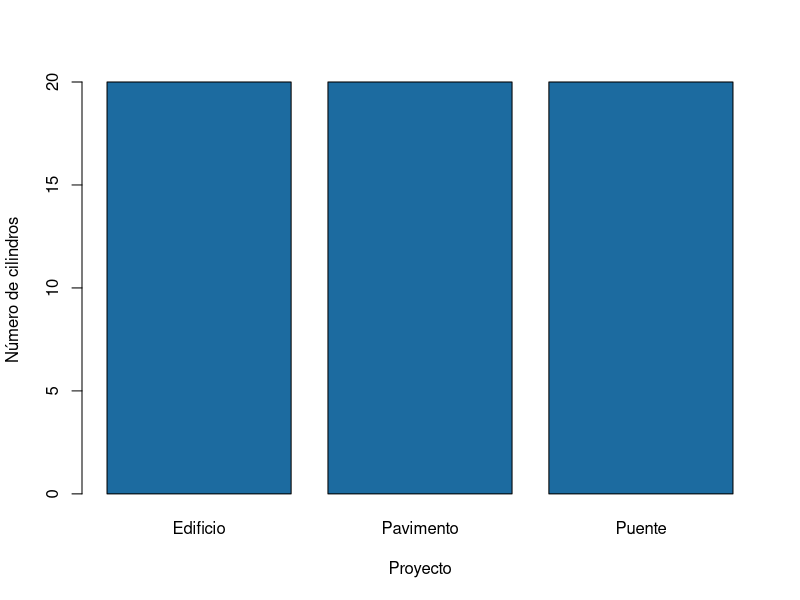
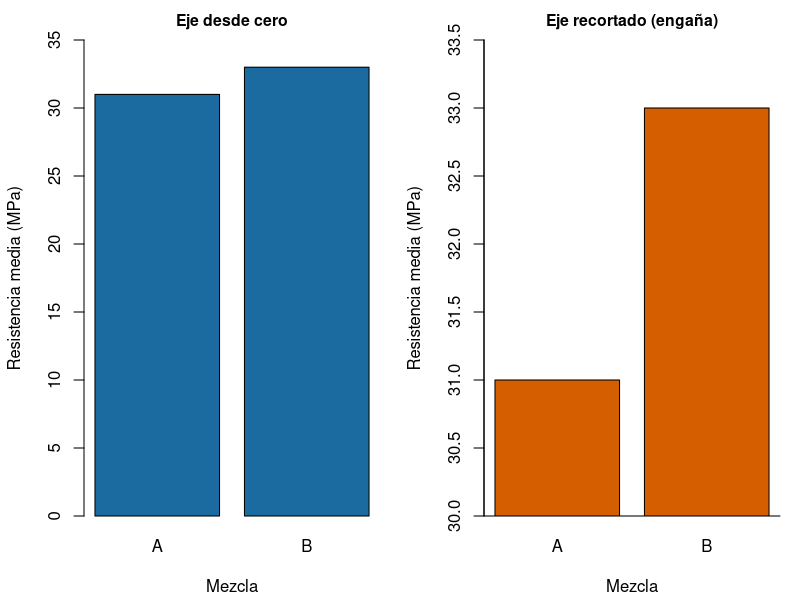
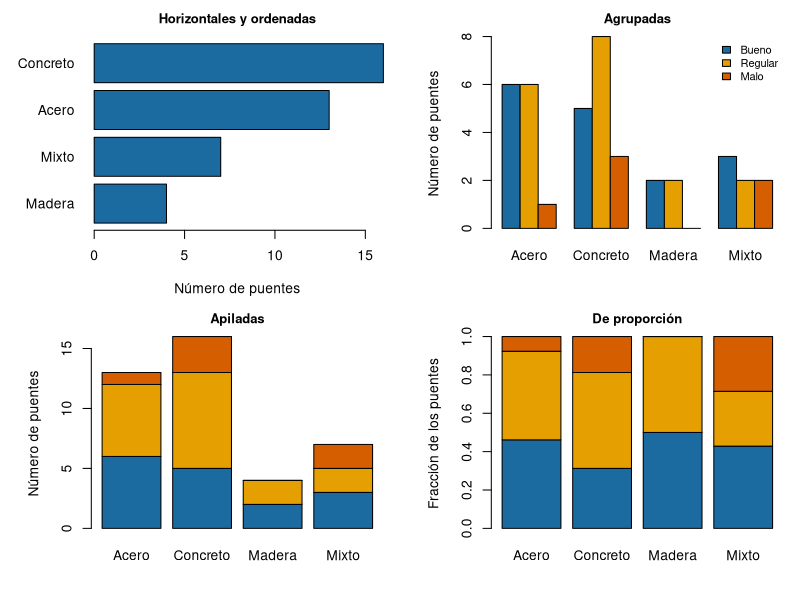
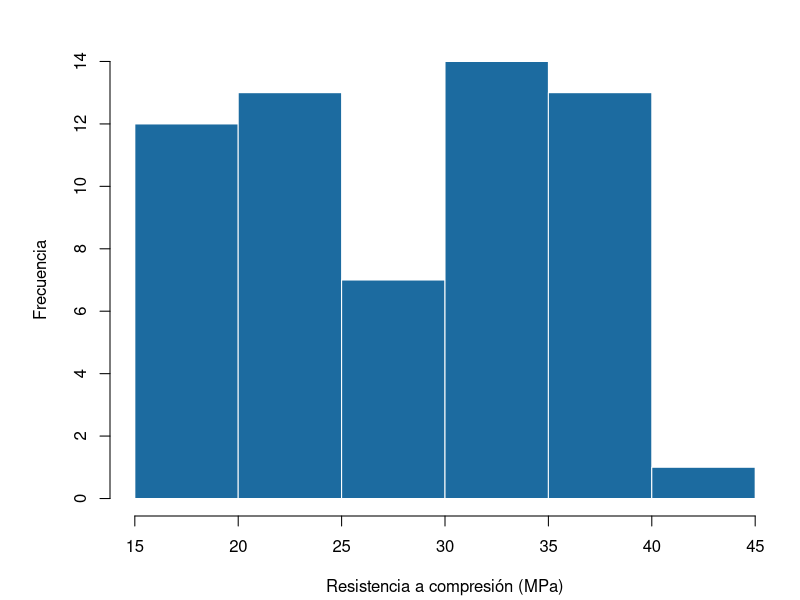
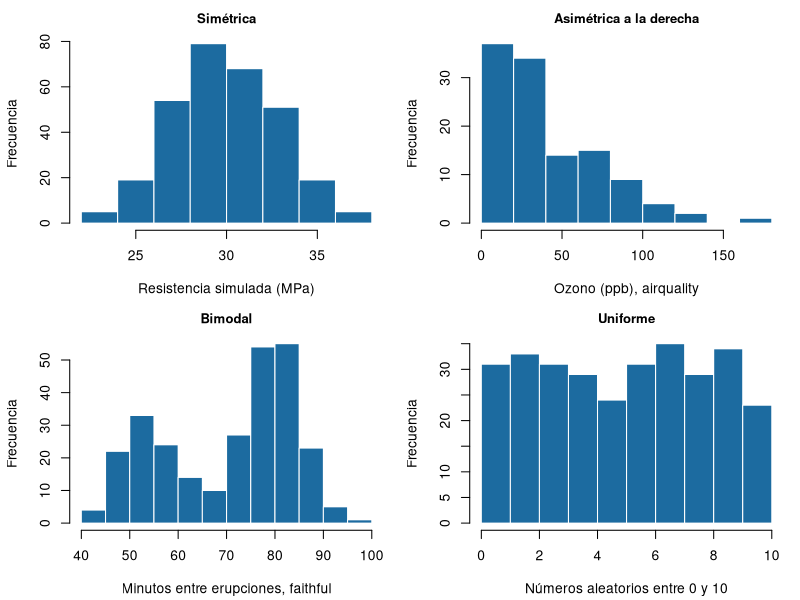
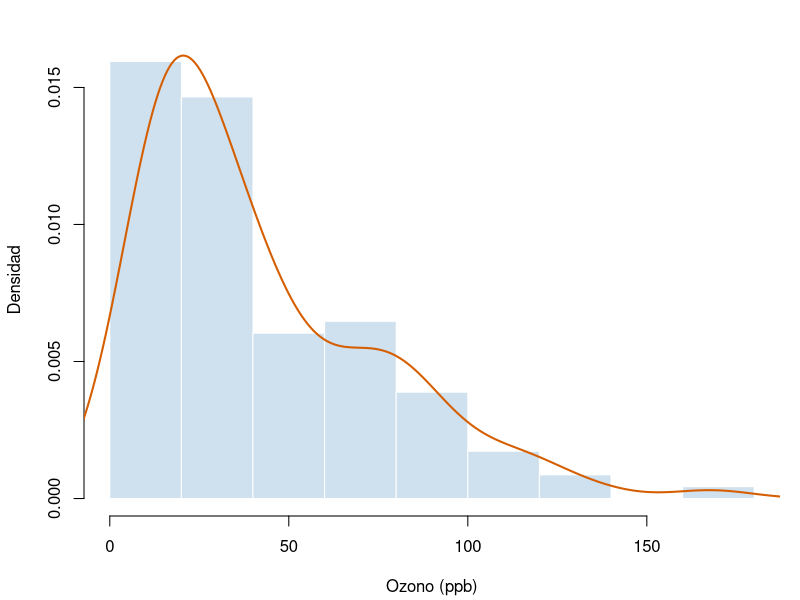
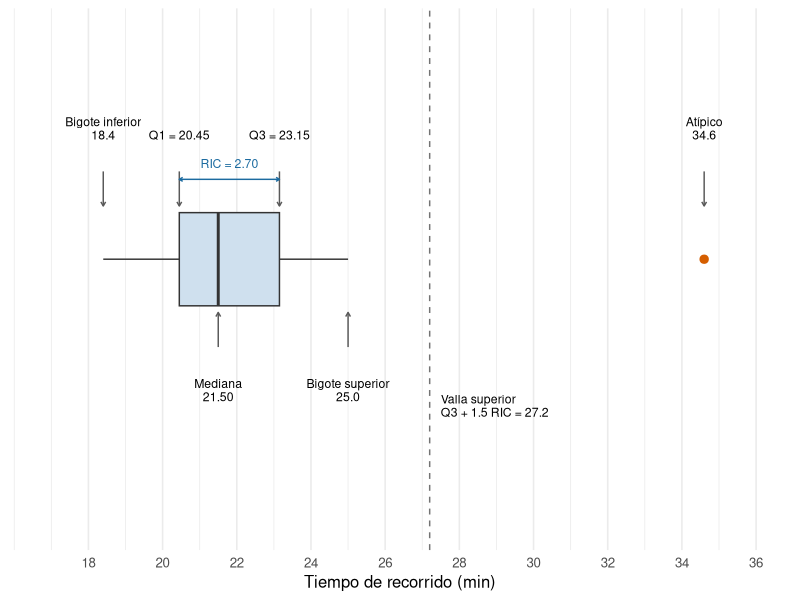
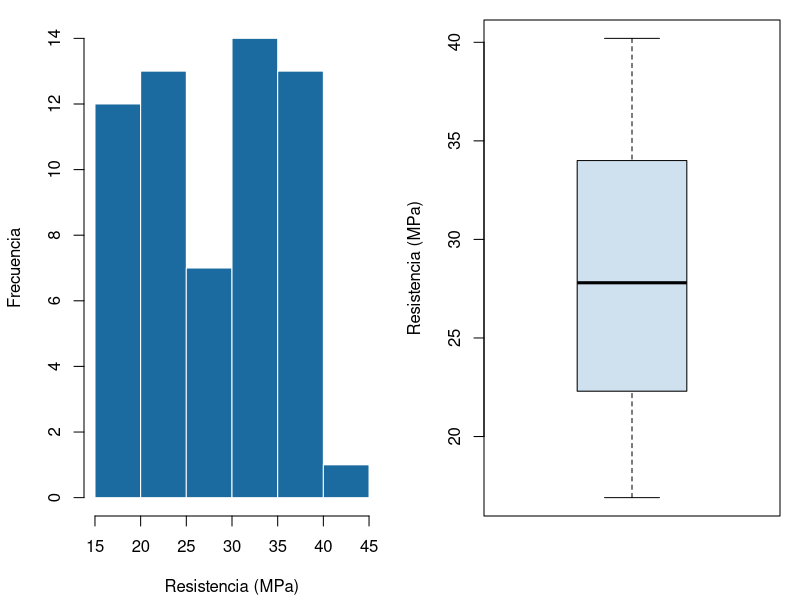

Generate these figures, in order, with R:
## ---- chunk 1
#| echo: false
ensayos <- read.csv("datos/ensayos_concreto_hipoteticos.csv")
transito <- read.csv("datos/transito_horario_hipotetico.csv")
## ---- chunk 2
#| label: tbl-graf-elegir
#| tbl-cap: "Gráfico recomendado según el tipo de variable."
#| echo: false

library(kableExtra)
data.frame(
  variables = c("Una categórica", "Una numérica", "Una numérica según una categórica",
                "Dos numéricas", "Una numérica en el tiempo"),
  pregunta = c("¿Cuántos hay de cada categoría?", "¿Cómo se distribuyen los valores?",
               "¿Cambian los valores entre grupos?", "¿Se relacionan las dos variables?",
               "¿Cómo cambia la variable con el tiempo?"),
  grafico = c("Barras", "Histograma, caja", "Cajas, puntos por grupo", "Dispersión", "Líneas"),
  ejemplo = c("Cilindros por proyecto", "Resistencia de los cilindros",
              "Resistencia por proyecto", "Asentamiento y resistencia", "Vehículos por hora")
) %>%
  kbl(col.names = c("Variables", "Pregunta", "Gráfico", "Ejemplo"), align = "llll") %>%
  kable_styling(full_width = FALSE, bootstrap_options = c("hover", "condensed"))
## ---- chunk 3
#| label: fig-graf-barras-base
#| fig-cap: "Número de cilindros por proyecto, con `barplot()`."
#| fig-alt: "Gráfico de barras con tres barras de igual altura, una por proyecto"

conteo <- table(ensayos$proyecto)
barplot(conteo, col = "#1C6BA0",
        xlab = "Proyecto", ylab = "Número de cilindros")
## ---- chunk 4
#| label: fig-graf-barras-eje
#| fig-cap: "Eje desde cero y eje recortado."
#| fig-alt: "A la izquierda dos barras de altura casi igual, 31 y 33 MPa, con el eje desde cero; a la derecha las mismas barras con el eje desde 30, donde una parece el triple de la otra"
#| echo: false
#| fig-height: 3.4

medias <- c(A = 31.0, B = 33.0)
par(mfrow = c(1, 2), mar = c(4.2, 4.2, 2, 1))
barplot(medias, col = "#1C6BA0", ylim = c(0, 35), main = "Eje desde cero",
        xlab = "Mezcla", ylab = "Resistencia media (MPa)", cex.main = 0.95)
barplot(medias, col = "#D55E00", ylim = c(30, 33.5), xpd = FALSE, main = "Eje recortado (engaña)",
        xlab = "Mezcla", ylab = "Resistencia media (MPa)", cex.main = 0.95)
box(bty = "l")
par(mfrow = c(1, 1))
## ---- chunk 5
#| label: fig-graf-barras-variantes
#| fig-cap: "Variantes del gráfico de barras."
#| fig-alt: "Cuatro paneles: barras horizontales ordenadas por número de puentes, barras agrupadas por estado, barras apiladas y barras apiladas al 100 por ciento"
#| echo: false
#| fig-height: 6
#| fig-width: 9
#| out-width: "95%"

puentes <- read.csv("datos/inspeccion_puentes_hipotetica.csv")
puentes$estado <- factor(puentes$estado, levels = c("Bueno", "Regular", "Malo"))
tab <- table(puentes$estado, puentes$material)
colores <- c("#1C6BA0", "#E69F00", "#D55E00")
par(mfrow = c(2, 2), mar = c(4.2, 5.5, 2.2, 1))
barplot(sort(table(puentes$material)), horiz = TRUE, las = 1, col = "#1C6BA0",
        main = "Horizontales y ordenadas", xlab = "Número de puentes", cex.main = 0.95)
barplot(tab, beside = TRUE, col = colores, main = "Agrupadas", ylab = "Número de puentes",
        legend.text = TRUE, args.legend = list(x = "topright", bty = "n", cex = 0.8), cex.main = 0.95)
barplot(tab, col = colores, main = "Apiladas", ylab = "Número de puentes", cex.main = 0.95)
barplot(prop.table(tab, margin = 2), col = colores, main = "De proporción",
        ylab = "Fracción de los puentes", cex.main = 0.95)
par(mfrow = c(1, 1))
## ---- chunk 6
#| label: fig-graf-hist-base
#| fig-cap: "Histograma con `hist()`."
#| fig-alt: "Histograma con dos grupos de barras, uno alrededor de 20 MPa y otro alrededor de 35 MPa"

hist(ensayos$resistencia_mpa, col = "#1C6BA0", border = "white",
     main = "", xlab = "Resistencia a compresión (MPa)", ylab = "Frecuencia")
## ---- chunk 7
#| label: fig-graf-hist-formas
#| fig-cap: "Formas frecuentes de un histograma."
#| fig-alt: "Cuatro histogramas: uno simétrico en forma de campana, uno con cola larga a la derecha, uno con dos montañas separadas y uno plano"
#| echo: false
#| fig-height: 5.6
#| fig-width: 9
#| out-width: "95%"

set.seed(4)
par(mfrow = c(2, 2), mar = c(4.2, 4.2, 2.2, 1))
hist(rnorm(300, mean = 30, sd = 3), col = "#1C6BA0", border = "white", main = "Simétrica",
     xlab = "Resistencia simulada (MPa)", ylab = "Frecuencia", cex.main = 0.95)
hist(airquality$Ozone, col = "#1C6BA0", border = "white", main = "Asimétrica a la derecha",
     xlab = "Ozono (ppb), airquality", ylab = "Frecuencia", cex.main = 0.95)
hist(faithful$waiting, breaks = 15, col = "#1C6BA0", border = "white", main = "Bimodal",
     xlab = "Minutos entre erupciones, faithful", ylab = "Frecuencia", cex.main = 0.95)
hist(runif(300, 0, 10), breaks = 10, col = "#1C6BA0", border = "white", main = "Uniforme",
     xlab = "Números aleatorios entre 0 y 10", ylab = "Frecuencia", cex.main = 0.95)
par(mfrow = c(1, 1))
## ---- chunk 8
#| label: fig-graf-hist-densidad
#| fig-cap: "Histograma de densidad del ozono."
#| fig-alt: "Histograma con cola larga a la derecha y una curva suave naranja que sigue la forma de las barras"

ozono <- na.omit(airquality$Ozone)
hist(ozono, freq = FALSE, col = "#cfe0ee", border = "white", main = "",
     xlab = "Ozono (ppb)", ylab = "Densidad")
lines(density(ozono), col = "#D55E00", lwd = 2)
## ---- chunk 9
#| label: fig-graf-caja-partes
#| fig-cap: "Partes de un diagrama de caja."
#| fig-alt: "Diagrama de caja horizontal con flechas que señalan el bigote inferior en 18.4, el primer cuartil en 20.45, la mediana en 21.5, el tercer cuartil en 23.15, el bigote superior en 25.0, la valla superior en 27.2 y un punto atípico en 34.6 minutos"
#| echo: false
#| fig-height: 3.4

library(ggplot2)
tiempo <- c(18.4, 19.1, 19.8, 20.3, 20.6, 21.0, 21.2, 21.5, 21.9, 22.4,
            22.8, 23.5, 24.1, 25.0, 34.6)
q <- quantile(tiempo, c(0.25, 0.5, 0.75))
ric <- unname(q[3] - q[1])
valla_sup <- unname(q[3] + 1.5 * ric)
marcas <- data.frame(
  x = c(18.4, q[1], q[2], q[3], 25.0, 34.6),
  y = c(1.45, 1.45, 0.55, 1.45, 0.55, 1.45),
  texto = c("Bigote inferior\n18.4", "Q1 = 20.45", "Mediana\n21.50", "Q3 = 23.15",
            "Bigote superior\n25.0", "Atípico\n34.6")
)
ggplot(data.frame(tiempo), aes(x = tiempo, y = 1)) +
  geom_boxplot(width = 0.35, fill = "#cfe0ee", outlier.size = 2.5, outlier.colour = "#D55E00") +
  geom_vline(xintercept = valla_sup, linetype = 2, colour = "gray45") +
  geom_segment(data = marcas, aes(x = x, xend = x, y = ifelse(y > 1, y - 0.12, y + 0.12),
                                  yend = ifelse(y > 1, 1.2, 0.8)),
               arrow = arrow(length = unit(0.12, "cm")), colour = "gray35") +
  geom_text(data = marcas, aes(x = x, y = y, label = texto), size = 3.1, lineheight = 0.9,
            vjust = ifelse(marcas$y > 1, 0, 1)) +
  annotate("segment", x = q[1], xend = q[3], y = 1.3, yend = 1.3,
           arrow = arrow(ends = "both", length = unit(0.1, "cm")), colour = "#1C6BA0") +
  annotate("text", x = mean(q[c(1, 3)]), y = 1.36, label = "RIC = 2.70",
           colour = "#1C6BA0", size = 3.1) +
  annotate("text", x = valla_sup + 0.3, y = 0.45, hjust = 0, size = 3.1, lineheight = 0.9,
           label = "Valla superior\nQ3 + 1.5 RIC = 27.2") +
  scale_y_continuous(limits = c(0.0, 1.85), breaks = NULL) +
  scale_x_continuous(breaks = seq(18, 36, 2), limits = c(16.8, 36)) +
  labs(x = "Tiempo de recorrido (min)", y = NULL) +
  theme_minimal(base_size = 12)
## ---- chunk 10
#| label: fig-graf-caja-bimodal
#| fig-cap: "Histograma y caja de los mismos datos."
#| fig-alt: "A la izquierda, un histograma con dos grupos de barras separados; a la derecha, una sola caja ancha sin señal de los dos grupos"
#| echo: false
#| fig-height: 3.6

par(mfrow = c(1, 2), mar = c(4.2, 4.2, 1, 1))
hist(ensayos$resistencia_mpa, col = "#1C6BA0", border = "white", main = "",
     xlab = "Resistencia (MPa)", ylab = "Frecuencia")
boxplot(ensayos$resistencia_mpa, col = "#cfe0ee", ylab = "Resistencia (MPa)")
par(mfrow = c(1, 1))
## ---- chunk 11
#| label: fig-graf-caja-base
#| fig-cap: "Resistencia a 28 días por proyecto, con `boxplot()`."
#| fig-alt: "Tres diagramas de caja; el del puente está más arriba que los del pavimento y el edificio"

e28 <- ensayos[ensayos$edad_dias == 28, ]
boxplot(resistencia_mpa ~ proyecto, data = e28, col = "#cfe0ee",
        xlab = "Proyecto", ylab = "Resistencia a 28 días (MPa)")
## ---- chunk 12
# 1) Datos (min)
tiempo <- c(18.4, 19.1, 19.8, 20.3, 20.6, 21.0, 21.2, 21.5, 21.9, 22.4,
            22.8, 23.5, 24.1, 25.0, 34.6)

# 2) Cuartiles y RIC
cuartiles <- quantile(tiempo, c(0.25, 0.50, 0.75))
cuartiles
ric <- IQR(tiempo)
ric

# 3) Vallas y atípicos
valla_inf <- cuartiles[1] - 1.5 * ric
valla_sup <- cuartiles[3] + 1.5 * ric
c(valla_inf, valla_sup)
tiempo[tiempo < valla_inf | tiempo > valla_sup]

# 4) Comprobación: los cinco números del dibujo y los atípicos
boxplot.stats(tiempo)$stats
boxplot.stats(tiempo)$out
## ---- chunk 13
#| label: fig-graf-caja-tiempos
#| fig-cap: "Tiempos de recorrido de un bus."
#| fig-alt: "Diagrama de caja horizontal entre 18 y 25 minutos con un punto aislado en 34.6 minutos"
#| fig-height: 2.8

# 5) Caja horizontal
boxplot(tiempo, horizontal = TRUE, col = "#cfe0ee",
        xlab = "Tiempo de recorrido (min)")
## ---- chunk 14
#| label: fig-graf-caja-variantes
#| fig-cap: "Variantes del diagrama de caja."
#| fig-alt: "Seis paneles: cajas clásicas, cajas con muescas, cajas de ancho variable, cajas con los puntos encima, violines con una caja angosta dentro y cajas por proyecto y mezcla con dos colores"
#| echo: false
#| fig-height: 6.4
#| fig-width: 9
#| out-width: "95%"

library(patchwork)
tema_v <- theme_minimal(base_size = 10) + theme(plot.title = element_text(size = 10, face = "bold"))
ejes <- labs(x = NULL, y = "Resistencia (MPa)")
e28_desigual <- e28[!(e28$proyecto == "Pavimento" & seq_len(nrow(e28)) %% 2 == 0), ]
p1 <- ggplot(e28, aes(proyecto, resistencia_mpa)) +
  geom_boxplot(fill = "#cfe0ee") + ggtitle("1. Clásica") + ejes + tema_v
p2 <- ggplot(e28, aes(proyecto, resistencia_mpa)) +
  geom_boxplot(fill = "#cfe0ee", notch = TRUE) + ggtitle("2. Con muescas") + ejes + tema_v
p3 <- ggplot(e28_desigual, aes(proyecto, resistencia_mpa)) +
  geom_boxplot(fill = "#cfe0ee", varwidth = TRUE) +
  ggtitle("3. Ancho variable") + ejes + tema_v
p4 <- ggplot(e28, aes(proyecto, resistencia_mpa)) +
  geom_boxplot(fill = "#cfe0ee", outlier.shape = NA) +
  geom_jitter(width = 0.12, height = 0, size = 1.4, colour = "#1C6BA0") +
  ggtitle("4. Caja con puntos") + ejes + tema_v
p5 <- ggplot(e28, aes(proyecto, resistencia_mpa)) +
  geom_violin(fill = "#cfe0ee", colour = "gray40") +
  geom_boxplot(width = 0.12, outlier.shape = NA) + ggtitle("5. Violín con caja") + ejes + tema_v
p6 <- ggplot(e28, aes(proyecto, resistencia_mpa, fill = mezcla)) +
  geom_boxplot() + scale_fill_manual(values = c(A = "#cfe0ee", B = "#E69F00")) +
  ggtitle("6. Por proyecto y mezcla") + ejes + tema_v +
  theme(legend.position = "bottom", legend.key.size = unit(0.35, "cm"))
(p1 + p2 + p3) / (p4 + p5 + p6)
## ---- chunk 15
#| label: fig-graf-dispersion-base
#| fig-cap: "Ozono y temperatura diarios."
#| fig-alt: "Nube de puntos que sube de izquierda a derecha y se curva hacia arriba: con más de 80 grados Fahrenheit el ozono pasa a menudo de 75 ppb"

plot(airquality$Temp, airquality$Ozone, pch = 19, col = "#1C6BA0",
     xlab = "Temperatura máxima (°F)", ylab = "Ozono (ppb)")
## ---- chunk 16
#| label: fig-graf-dispersion-patrones
#| fig-cap: "Patrones de un gráfico de dispersión."
#| fig-alt: "Cuatro nubes de puntos: una que sube en línea recta, una que baja, una redonda sin dirección y una en forma de curva"
#| echo: false
#| fig-height: 5.4
#| fig-width: 8
#| out-width: "90%"

set.seed(11)
x <- runif(60, 0, 10)
par(mfrow = c(2, 2), mar = c(3.2, 3.2, 2.2, 1), mgp = c(2, 0.6, 0))
plot(x, 2 + 0.8 * x + rnorm(60, 0, 0.8), pch = 19, col = "#1C6BA0", main = "Positiva y lineal",
     xlab = "x", ylab = "y", cex.main = 0.95)
plot(x, 10 - 0.7 * x + rnorm(60, 0, 1.2), pch = 19, col = "#1C6BA0", main = "Negativa y lineal",
     xlab = "x", ylab = "y", cex.main = 0.95)
plot(x, rnorm(60, 5, 2), pch = 19, col = "#1C6BA0", main = "Sin relación",
     xlab = "x", ylab = "y", cex.main = 0.95)
plot(x, 0.25 * (x - 5)^2 + rnorm(60, 0, 0.5), pch = 19, col = "#1C6BA0", main = "Curva",
     xlab = "x", ylab = "y", cex.main = 0.95)
par(mfrow = c(1, 1))
## ---- chunk 17
#| label: fig-graf-lineas-base
#| fig-cap: "Vehículos por hora en un día laboral, con `plot()`."
#| fig-alt: "Línea con picos a las 7, a las 13 y a las 17 horas"

lab <- transito[transito$dia == "Laboral", ]
plot(lab$hora, lab$vehiculos, type = "o", pch = 19, col = "#1C6BA0",
     xlab = "Hora del día", ylab = "Vehículos por hora")
## ---- chunk 18
#| label: fig-graf-base-detalles
#| fig-cap: "Tránsito horario con línea de referencia."
#| fig-alt: "Dos líneas de vehículos por hora; la del día laboral pasa sobre la línea discontinua de 800 en la mañana y en la tarde, la del fin de semana queda siempre por debajo"

fds <- transito[transito$dia == "Fin de semana", ]
plot(lab$hora, lab$vehiculos, type = "o", pch = 19, col = "#1C6BA0",
     ylim = c(0, 1200), xlab = "Hora del día", ylab = "Vehículos por hora")
lines(fds$hora, fds$vehiculos, type = "o", pch = 17, col = "#E69F00")
abline(h = 800, lty = 2, col = "gray40")
legend("topleft", legend = c("Laboral", "Fin de semana"),
       col = c("#1C6BA0", "#E69F00"), pch = c(19, 17), lty = 1, bty = "n")
## ---- chunk 19
#| label: fig-graf-hist-gg
#| fig-cap: "Histograma por edad con ggplot2."
#| fig-alt: "Histograma con las barras de 7 días a la izquierda en un color y las de 28 días a la derecha en otro"

library(ggplot2)

ggplot(ensayos, aes(x = resistencia_mpa, fill = factor(edad_dias))) +
  geom_histogram(binwidth = 2, color = "white", position = "identity", alpha = 0.8) +
  labs(x = "Resistencia a compresión (MPa)", y = "Frecuencia",
       fill = "Edad (días)") +
  theme_minimal()
## ---- chunk 20
#| label: fig-graf-geoms
#| fig-cap: "Cuatro geometrías de ggplot2."
#| fig-alt: "Cuatro paneles: barras por proyecto, cajas de resistencia por proyecto, dispersión de asentamiento contra resistencia y líneas de vehículos por hora"
#| fig-width: 9
#| fig-height: 6.5
#| out-width: "85%"
#| echo: false

library(patchwork)
tema <- theme_minimal(base_size = 11)
g1 <- ggplot(ensayos, aes(proyecto)) + geom_bar(fill = "#1C6BA0") +
  labs(title = "geom_bar()", x = "Proyecto", y = "Cilindros") + tema
g2 <- ggplot(e28, aes(proyecto, resistencia_mpa)) + geom_boxplot(fill = "#cfe0ee") +
  labs(title = "geom_boxplot()", x = "Proyecto", y = "Resistencia a 28 días (MPa)") + tema
g3 <- ggplot(e28, aes(asentamiento_mm, resistencia_mpa)) + geom_point(color = "#1C6BA0", size = 2) +
  labs(title = "geom_point()", x = "Asentamiento (mm)", y = "Resistencia (MPa)") + tema
g4 <- ggplot(transito, aes(hora, vehiculos, color = dia)) + geom_line(linewidth = 0.9) +
  labs(title = "geom_line()", x = "Hora", y = "Vehículos por hora", color = NULL) + tema +
  theme(legend.position = "bottom")
(g1 | g2) / (g3 | g4)
## ---- chunk 21
#| label: fig-graf-facetas
#| fig-cap: "Resistencia por mezcla y edad, un panel por proyecto."
#| fig-alt: "Tres paneles de puntos, uno por proyecto, con la resistencia de cada mezcla a 7 y 28 días"
#| fig-width: 9
#| fig-height: 3.5
#| out-width: "85%"

ggplot(ensayos, aes(x = factor(edad_dias), y = resistencia_mpa, color = mezcla)) +
  geom_point(position = position_jitter(width = 0.1, seed = 1), size = 2) +
  facet_wrap(~ proyecto) +
  labs(x = "Edad del ensayo (días)", y = "Resistencia (MPa)", color = "Mezcla") +
  theme_minimal()
## ---- chunk 22
#| label: fig-graf-escalas
#| fig-cap: "Colores, escala y tema ajustados."
#| fig-alt: "Cajas de resistencia por proyecto, dos por proyecto, en azul para la mezcla A y en naranja para la B, con el eje vertical de 25 a 45 MPa"

ggplot(e28, aes(x = proyecto, y = resistencia_mpa, fill = mezcla)) +
  geom_boxplot() +
  scale_fill_manual(values = c("A" = "#1C6BA0", "B" = "#E69F00")) +
  scale_y_continuous(limits = c(25, 45), breaks = seq(25, 45, 5)) +
  labs(x = "Proyecto", y = "Resistencia a 28 días (MPa)", fill = "Mezcla") +
  theme_minimal(base_size = 13) +
  theme(legend.position = "bottom")
## ---- chunk 23
#| label: fig-graf-referencia
#| fig-cap: "Resistencia y resistencia de diseño por proyecto."
#| fig-alt: "Tres paneles de puntos, uno por proyecto, cada uno con una línea horizontal discontinua en su resistencia de diseño; solo un punto del edificio queda debajo de su línea"
#| fig-width: 9
#| fig-height: 3.5
#| out-width: "85%"

disenos <- data.frame(proyecto = c("Edificio", "Pavimento", "Puente"),
                      fc = c(28, 30, 35))

ggplot(e28, aes(x = mezcla, y = resistencia_mpa)) +
  geom_point(position = position_jitter(width = 0.1, seed = 1),
             color = "#1C6BA0", size = 2) +
  geom_hline(data = disenos, aes(yintercept = fc), linetype = "dashed") +
  facet_wrap(~ proyecto) +
  labs(x = "Mezcla", y = "Resistencia a 28 días (MPa)") +
  theme_minimal()
## ---- chunk 24
#| label: fig-graf-col
#| fig-cap: "Resistencia media por proyecto y edad del ensayo."
#| fig-alt: "Barras agrupadas por proyecto, una para 7 días y otra más alta para 28 días, con el valor de la media escrito sobre cada barra"

library(dplyr)
medias <- ensayos %>%
  group_by(proyecto, edad_dias) %>%
  summarise(media = mean(resistencia_mpa), .groups = "drop")

ggplot(medias, aes(x = proyecto, y = media, fill = factor(edad_dias))) +
  geom_col(position = "dodge") +
  geom_text(aes(label = round(media, 1)), position = position_dodge(width = 0.9),
            vjust = -0.4, size = 3.5) +
  scale_fill_manual(values = c("7" = "#9ecae1", "28" = "#1C6BA0")) +
  labs(x = "Proyecto", y = "Resistencia media (MPa)", fill = "Edad (días)") +
  theme_minimal()
## ---- chunk 25
#| label: fig-graf-smooth
#| fig-cap: "Tendencia por proyecto con `geom_smooth()`."
#| fig-alt: "Puntos de tres colores, uno por proyecto, cada grupo con su recta de tendencia; las rectas son casi horizontales"

ggplot(e28, aes(x = asentamiento_mm, y = resistencia_mpa, color = proyecto)) +
  geom_point(size = 2) +
  geom_smooth(method = "lm", se = FALSE) +
  scale_color_viridis_d(end = 0.85) +
  labs(x = "Asentamiento (mm)", y = "Resistencia a 28 días (MPa)", color = "Proyecto") +
  theme_minimal()
## ---- chunk 26
#| label: fig-graf-ejemplo
#| fig-cap: "Histograma de la resistencia a 28 días."
#| fig-alt: "Histograma con ocho barras entre 26 y 42 MPa; las más altas están entre 30 y 34 y entre 36 y 38 MPa"

# 1) Resistencias a 28 días
ensayos <- read.csv("datos/ensayos_concreto_hipoteticos.csv")
r28 <- ensayos$resistencia_mpa[ensayos$edad_dias == 28]

# 2) Límites de las clases
limites <- seq(26, 42, by = 2)

# 3) Cuadro de frecuencias (right = FALSE: [a, b))
table(cut(r28, breaks = limites, right = FALSE))

# 4) Histograma en R base (el de ggplot2 va en el bloque siguiente)
hist(r28, breaks = limites, right = FALSE, col = "#1C6BA0", border = "white",
     main = "", xlab = "Resistencia a 28 días (MPa)", ylab = "Frecuencia")
## ---- chunk 27
#| label: fig-graf-umbral
#| fig-cap: "Tránsito horario y umbral de 800 veh/h."
#| fig-alt: "Dos líneas con puntos; la del día laboral cruza la línea discontinua de 800 en la punta de la mañana y en la de la tarde, la del fin de semana queda debajo todo el día"

# 1) Datos
transito <- read.csv("datos/transito_horario_hipotetico.csv")

# 2) Conteo con R base y con dplyr
tapply(transito$vehiculos > 800, transito$dia, sum)
transito %>%
  group_by(dia) %>%
  summarise(horas_sobre_800 = sum(vehiculos > 800))

# 3) Gráfico
ggplot(transito, aes(x = hora, y = vehiculos, color = dia)) +
  geom_line(linewidth = 0.8) +
  geom_point(size = 1.8) +
  geom_hline(yintercept = 800, linetype = "dashed") +
  annotate("text", x = 0, y = 840, label = "800 veh/h", hjust = 0, size = 3.5) +
  scale_x_continuous(breaks = seq(0, 23, 3)) +
  scale_color_manual(values = c("Laboral" = "#1C6BA0", "Fin de semana" = "#E69F00")) +
  labs(x = "Hora del día", y = "Vehículos por hora", color = NULL) +
  theme_minimal() +
  theme(legend.position = "bottom")
